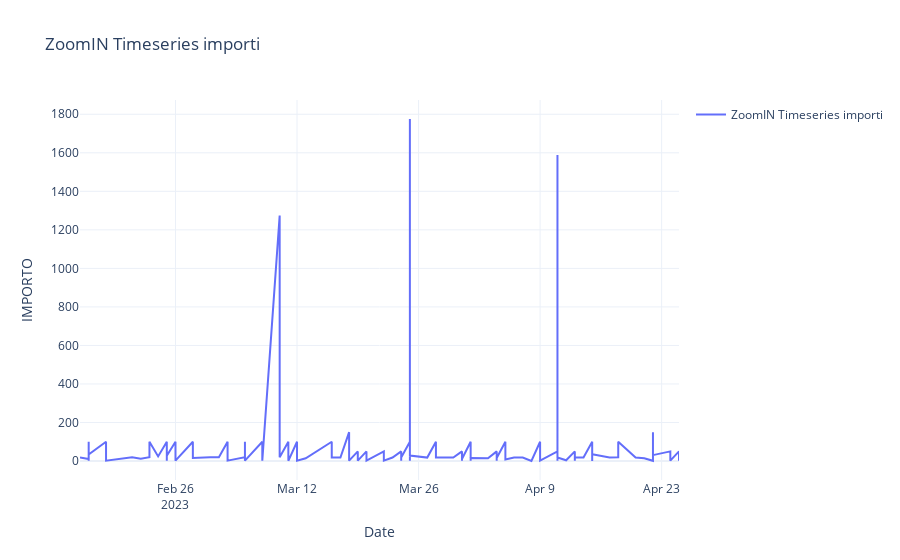

Notebook code cell kept with this figure:
### Markdown cell above
Gli importi plottati della timeseries sono irregolare ed è molto difficile fare un qualsiasi tipo di analisi su questi dati.  
Facciamo uno zoom-in per capirne i motivi

### Code cell
plot_in_timerange(original_df,DATA_COLUMN_NAME,"IMPORTO","ZoomIN Timeseries importi",mode="lines")
